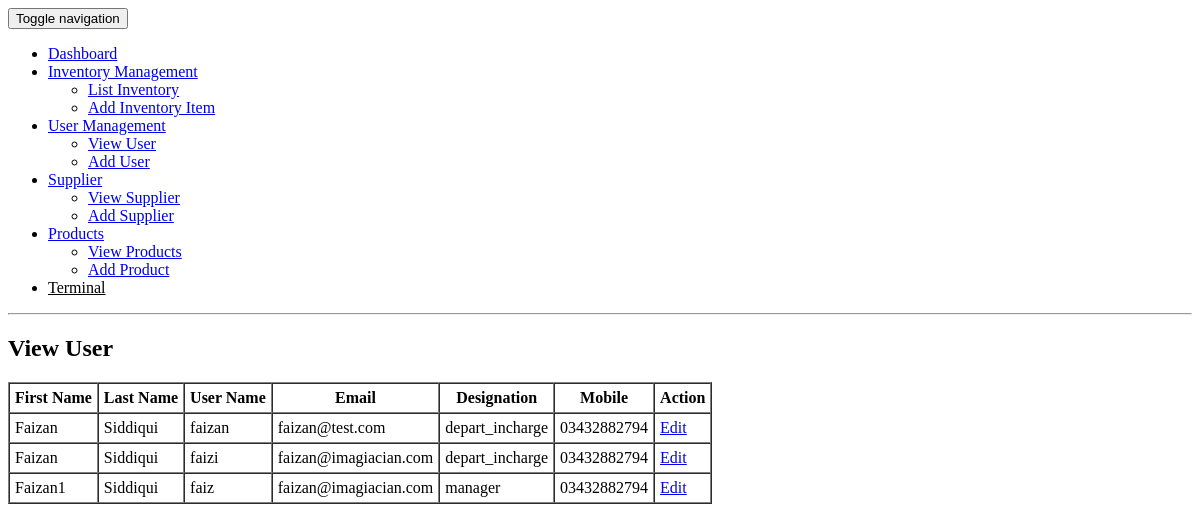
The app's page /view_user.php (signed in), older data.
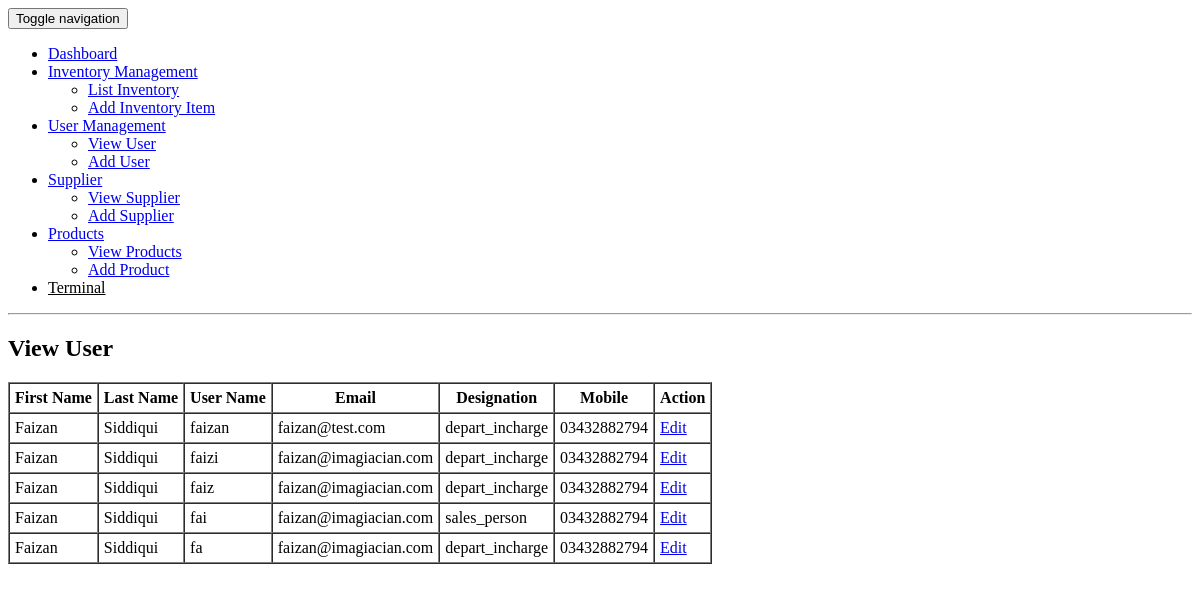
The same page, newer data.
### tables this page shows
CREATE TABLE IF NOT EXISTS `users` (
  `id` int(11) NOT NULL,
  `fname` varchar(32) NOT NULL,
  `lname` varchar(32) NOT NULL,
  `email` varchar(64) NOT NULL,
  `login` varchar(32) NOT NULL,
  `password` varchar(256) NOT NULL,
  `mobile` varchar(32) NOT NULL,
  `phone` varchar(32) NOT NULL,
  `address` varchar(256) NOT NULL,
  `city` varchar(32) NOT NULL,
  `country` varchar(32) NOT NULL,
  `nic` tinytext NOT NULL,
  `dob` varchar(32) NOT NULL,
  `photo` tinytext NOT NULL,
  `designation` varchar(32) NOT NULL,
  `capabilities` tinytext NOT NULL
);

### common/class.database.php (called while the page is built, shortened)
<?php
class Database {
    public $_DB;
    public $_query;
    public $_select = array();
    public $_action;
    public $_table;
    public function __construct() {
        try {
            $this->_DB = new PDO('mysql:host=' . DB_HOST . ';dbname=' . DB_NAME, DB_USER, DB_PASS);
            $this->_DB->setAttribute(PDO::ATTR_ERRMODE, PDO::ERRMODE_EXCEPTION);
        } catch (PDOException $e) {
            echo 'ERROR: ' . $e->getMessage();
        }
    }
    public function query($query) {
        try {
            $this->_query = $this->_DB->prepare(filter_var($query, FILTER_SANITIZE_STRING));
            $this->_query->execute();
            $this->_select = array();
        } catch (PDOException $e) {
            $er = $e->errorInfo;
            echo '<p style="font-family:arial; background:#F00; position:absolute; z-index:10000; color:#FFF; padding:5px;">ERROR: ' . $er[2] . '</p>';
        }
    }
    public function build_query() {
        $query = $this->_action;
        if ($this->_action == 'SELECT') {
            if (!empty($this->_select)) {
                foreach ($this->_select as $column_name => $name) {
                    $query .=' ' . $column_name . ' as ' . $name . ', ';
                }
            } else {
                $query .= ' *';
            }
            $query = rtrim($query, ', ');
        }
        if ($this->_action != 'UPDATE' && $this->_action != 'INSERT') {
            $query .= ' FROM ';
        }
        $query .= $this->_table;
        $this->query($query);
    }
    public function all_results($fetch_type = PDO::FETCH_OBJ) {
        return $this->_query->fetchAll($fetch_type);
    }
    public function from($table_name, $num_rows = NULL) {
        $this->_action = 'SELECT';
        $this->_table = $table_name;
        $this->build_query();
    }
}

### classes/class.user.php (called while the page is built, shortened)
<?php
class user extends database
{
	private $table_name;
	function __construct(){
		$this->table_name = 'users';
	}
	public function get_users($ID = NULL)
	{
		$this->from($this->table_name);
		return $this->all_results();
	}
}
 ?>

### view_user.php (the view, shortened to what this page needs)
<!DOCTYPE html>
<html>
<head>
</head>
<body>
<?php include ABSPATH.'include/menu.php'; ?>
<hr>
<h2>View User</h2>
<?php
$user = new user();
$results = $user->get_users();
if ($results) {
?>
	<table border="1" cellpadding="5" cellspacing="0">
		<tr>
			<th>First Name</th>
			<th>Last Name</th>
			<th>User Name</th>
			<th>Email</th>
			<th>Designation</th>
			<th>Mobile</th>
			<th>Action</th>
		</tr>
			<?php
			foreach($results as $res){
			echo '<tr>';
			echo '<td>'. $res->fname .'</td>';
			echo '<td>'. $res->lname .'</td>';
			echo '<td>'. $res->login .'</td>';
			echo '<td>'. $res->email.'</td>';
			echo '<td>'. $res->designation .'</td>';
			echo '<td>'. $res->mobile .'</td>';
			echo '<td><a href="add_user.php?id='.$res->id.'">Edit</a></td>';
			echo '</tr>';
			}
			?>
	</table>
<?php
}else{
	echo 'Error';
}
?>
</body>
</html>

Row changes from the older to the newer data that the page shows:
removed users: fname "Faizan1", lname "Siddiqui", login "faiz", email "faizan@imagiacian.com", designation "manager", mobile "03432882794"
added users: fname "Faizan", lname "Siddiqui", login "faiz", email "faizan@imagiacian.com", designation "depart_incharge", mobile "03432882794"
added users: fname "Faizan", lname "Siddiqui", login "fai", email "faizan@imagiacian.com", designation "sales_person", mobile "03432882794"
added users: fname "Faizan", lname "Siddiqui", login "fa", email "faizan@imagiacian.com", designation "depart_incharge", mobile "03432882794"
